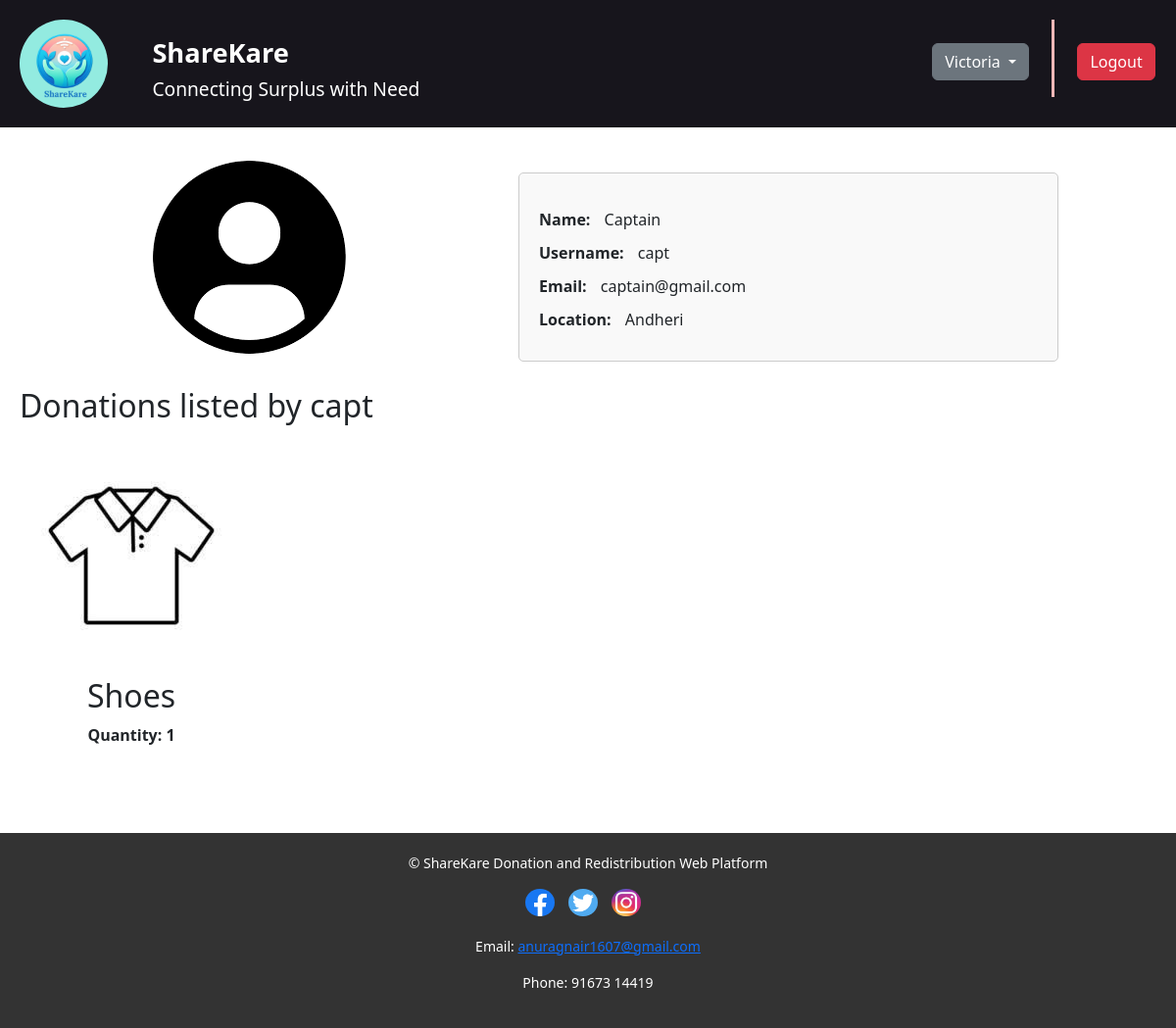
Screenshot of /user_donation/1/1/ (signed in) with the database file from the repository.
### home/models.py (models this page shows, shortened)
class NGO(models.Model):
    user = models.OneToOneField(User, on_delete=models.CASCADE)
    regno = models.CharField(max_length=255)
    ngoname = models.CharField(max_length=255)
    document = models.FileField(upload_to='ngo_documents/')
    is_verified = models.BooleanField(default=False)
    latitude = models.FloatField(null=True, blank=True)
    longitude = models.FloatField(null=True, blank=True)

class Donor(models.Model):
    user = models.OneToOneField(User, on_delete=models.CASCADE)
    location = models.CharField(max_length=255)
    latitude = models.FloatField(null=True, blank=True)
    longitude = models.FloatField(null=True, blank=True)
    def __str__(self):
        return self.user.username

class Donation(models.Model):
    user = models.ForeignKey(User, on_delete=models.CASCADE)
    donor = models.ForeignKey(Donor, on_delete=models.CASCADE, null=True, blank=True)
    other_products = models.TextField(max_length=100)
    phone_number = models.CharField(max_length=15)
    product_quantity = models.IntegerField()
    product_images = models.ImageField(upload_to="images/")
    STATUS_CHOICES = [
        ('PENDING', 'Pending'),
        ('DONATED', 'Donated'),
    ]
    status = models.CharField(max_length=20, choices=STATUS_CHOICES, default='PENDING')

### home/views.py (the view)
# urls.py: path('user_donation/<int:user_id>/<int:product_id>/', views.user_donation, name='user_donation'),
@login_required(login_url='login')
def user_donation(request, user_id, product_id):
    userr = User.objects.get(id=user_id)
    donor = Donor.objects.get(user=userr)
    donations = Donation.objects.filter(user_id=userr)
    product_high = Donation.objects.get(id=product_id)
    pending_donations = donations.filter(status='PENDING')
    past_donations = donations.exclude(status='PENDING')
    context = {
        'userr':userr,
        'donor': donor,
        'pending_donations': pending_donations,
        'past_donations': past_donations,
        'donations': donations,
        'product_high': product_high
    }
    return render(request, 'user_donation.html', context)

### templates/user_donation.html (shortened to what this page needs)
{% extends 'base2.html' %}
{% load static %}
{% block css %}
    <link rel="stylesheet" href="{% static "css/user_donate.css" %}">
{% endblock %}
{% block content %}
    <div class="ngo-details-section">
        <div class="ngo-image">
            <img id="userimg" src="{% static "images/userlogo.png" %}" alt="{{ ngo.ngoname }} Image">
        </div>
        <div class="ngo-information">
            <p><strong>Name: </strong>{{ userr.first_name }}</p>
            <p><strong>Username:</strong> {{ userr.username }}</p>
            <p><strong>Email: </strong>{{ userr.email }}</p>
            <p><strong>Location: </strong>{{ donor.location }}</p>
        </div>
    </div>
    <div class="donations-section">
        <div id="headin"><div id="txthead"><h2>Donations listed by {{ donor }} </h2></div></div>
    </div>
    <br>
    <div id="grandparent">
        <div>
        {% for donation in pending_donations %}
            <div class="donation-item1 {% cycle 'even' 'odd' %}" id="ditem">
                <div class="column" id="quant">
                    <a href="{{ donation.product_images.url }}" target="_blank">
                        <img src="{{ donation.product_images.url }}" alt="{{ donation.other_products }}" class="donation-image">
                    </a>
                </div>
                <br>
                <div class="column">
                    <h2> {{ donation.other_products }}</h2>
                </div>
                <div class="column" id="quant">
                    <p><b>Quantity: {{ donation.product_quantity }}</b></p>
                </div>
            </div>
        {% empty %}
            <br>
            <p><strong>No pending donations listed.</strong></p>
        {% endfor %}
        </div>
</div>
    {% endblock %}

### templates/base2.html (shortened to what this page needs)
<!DOCTYPE html>
{% load static %}
<html lang="en">
<head>
    <link rel="stylesheet" href="{% static "css/ngohome.css" %}"/>
    {% block css %}{% endblock %}
    <link href="https://cdn.jsdelivr.net/npm/bootstrap@5.3.3/dist/css/bootstrap.min.css" rel="stylesheet">
</head>
<body>
    <header>
        <div class="m_container">
            <div id="left">
                <div>
                    <img src="{% static "images/ShareKare.png" %}" id="logo" alt="ShareCare Logo">
                </div>
                <div id="lrig">
                        <h1>ShareKare</h1>
                        <h3>Connecting Surplus with Need</h3>
                </div>
            </div>
                <div class="dropdown">
                    <br>
                        <button class="btn btn-secondary dropdown-toggle" type="button" id="dropdownMenuButton" data-bs-toggle="dropdown" aria-expanded="false">
                            {{ request.user.ngo.ngoname }}
                        </button>
                    </div>
            <div class="vl"></div>
            <div id="user1">
                <a id ="link" href="{% url 'logout' %}"><button class="btn btn-danger" onclick="logout()">Logout</button></a>
            </div>
        </div>
    </header>
    <div class="content">
        {% block content %}
        {% endblock %}
    </div>
    <footer>
        <div class="m_container" id="last">
            <div class="footer-content">
                <p>&copy; ShareKare Donation and Redistribution Web Platform</p>
                <div class="social-media">
                    <a href="https://www.facebook.com/profile.php?id=100084735663295"><img src="{% static "images/facebook.png" %}" alt="Facebook"></a>
                    <a href="https://twitter.com/PushapRaina"><img src="{% static "images/twitter.png" %}" alt="Twitter"></a>
                    <a href="https://www.instagram.com/dope.music.official_?igsh=MWF5MTNlNGtqNmNxaA%3D%3D&utm_source=qr"><img src="{% static "images/instagram.jpg" %}" alt="Instagram"></a>
                </div>
                <div class="contact-info">
                    <p>Email: <a href="mailto:anuragnair1607@gmail.com">anuragnair1607@gmail.com</a></p>
                    <p>Phone: 91673 14419</p>
                </div>
            </div>
        </div>
    </footer>
</body>
</html>

### static/css/ngohome.css (style rules this page uses)
* { margin: 0; padding: 0; box-sizing: border-box; height: auto; }
body { font-family: 'Arial', sans-serif; background-color: #f4e8e8; overflow-x: hidden; }
#left h1 { font-size: 1.7rem; }
#left h3 { font-size: 1.2rem; }
#lrig { margin-top: 2%; }
.m_container { top: 0; max-width: 1600px; margin: 0 auto; padding: 0 20px; display: flex; flex-wrap: wrap; justify-content: center; gap: 2% }
#logo { height: 90px; width: 90px; border-radius: 50%; }
#left { display: flex; flex: 1; gap: 5%; }
.vl { border-left: 3px solid rgb(242, 183, 183); height: auto; margin-bottom: 1%; }
#user1 { margin-right: 1%; margin-top: 22px; width: 69px; height: 35px; text-align: center; padding-top: 2px; border-radius: 10%; }
#link { color: white; font-size: 1.2rem; }
header { background-color: #17151c; color: #fff; padding: 20px 0; top: 0; height: fit-content; }
header h1 { font-size: 24px; font-weight: bold; }
footer { background-color: #333; color: #fff; padding: 20px 0; text-align: center; position: relative; bottom: 0; margin-top: 50px; width: 100%; height: 10%; }
footer p { font-size: 14px; }
.footer-content { display: flex; flex-direction: column; align-items: center; }
.social-media { margin-bottom: 10px; }
.social-media a { margin-right: 10px; }
.social-media img { width: 30px; height: auto; border-radius: 50%; }
.contact-info { font-size: 14px; margin-top: 10px; }
html { scroll-behavior: smooth; }

### static/css/user_donate.css (style rules this page uses)
* { margin: 0; padding: 0; box-sizing: border-box; height: auto; }
body { font-family: 'Arial', sans-serif; background-color: #ffffff; overflow-x: hidden; }
#left h1 { font-size: 1.7rem; }
#left h3 { font-size: 1.2rem; }
#lrig { margin-top: 2%; }
.m_container { top: 0; max-width: 1600px; margin: 0 auto; padding: 0 20px; display: flex; flex-wrap: wrap; justify-content: center; gap: 2% }
#logo { height: 90px; width: 90px; border-radius: 50%; }
#left { display: flex; flex: 1; gap: 5%; }
.vl { border-left: 3px solid rgb(242, 183, 183); height: auto; margin-bottom: 1%; }
#link { color: white; font-size: 1.2rem; }
header { background-color: #17151c; color: #fff; padding: 20px 0; top: 0; height: fit-content; }
header h1 { font-size: 24px; font-weight: bold; }
.ngo-information { margin-top: 20px; padding: 20px; border: 1px solid #ccc; border-radius: 5px; background-color: #f9f9f9; max-height: 450px; overflow-y: auto; margin-right: 60px; min-width: 200px; margin-left: 20px; }
.ngo-information p { margin-bottom: 10px; line-height: 1.5; }
.ngo-information strong { margin-right: 10px; }
.ngo-details-section { display: flex; justify-content: space-between; align-items: center; padding: 20px 0; margin-right: 60px; flex-wrap: wrap; }
.ngo-details-section .ngo-image { flex: 1; text-align: center; }
.ngo-details-section .ngo-image img { border-radius: 5px; }
.ngo-details-section .ngo-information { flex: 1; padding-left: 20px; }
#grandparent { display: flex; flex-wrap: wrap; flex-direction: row; gap:4%; margin-left: 2%; }
.donation-image { width: 200px; height: 200px; }
.donation-item1 { display: flex; flex-direction: column; align-items: center; width:220px; margin-bottom: 10%; padding-top: 0.8%; }
#txthead { margin-left: 20px; }

### rows the page displays
Donor: location "Andheri", user.username "capt"
Donation: product_images (picture), other_products "Shoes", product_quantity "1"

### other values shown
{{ request.user.ngo.ngoname }} "Victoria"
{{ userr.first_name }} "Captain"
{{ userr.username }} "capt"
{{ userr.email }} "captain@gmail.com"
